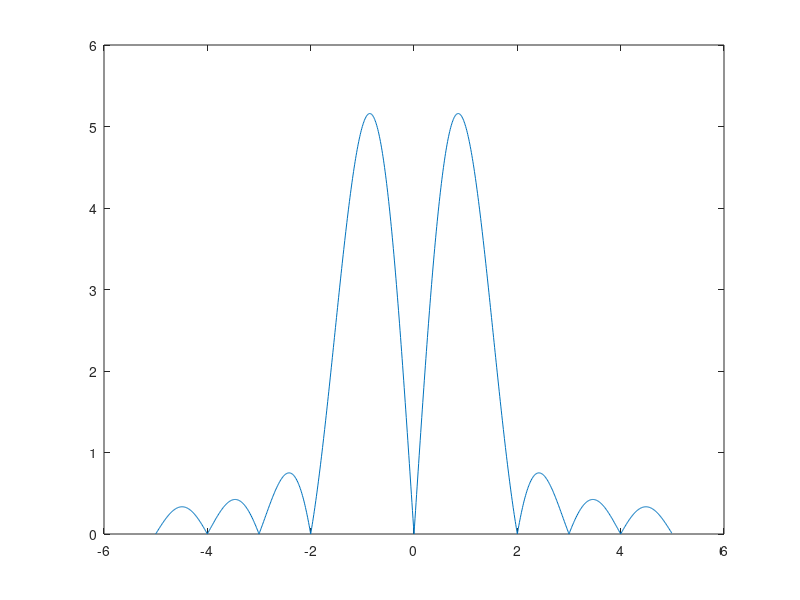

Recreate this plot in MATLAB.

close all;
clear all;
fs = 10;
t = 0:1/fs:1;
f = 1;
x = sin(2*pi*f*t);


N = 1000;
f = (-N/2:N/2-1)/N*fs;
x_fft = fftshift(fft(x,N));
figure;
plot(f , abs(x_fft) )